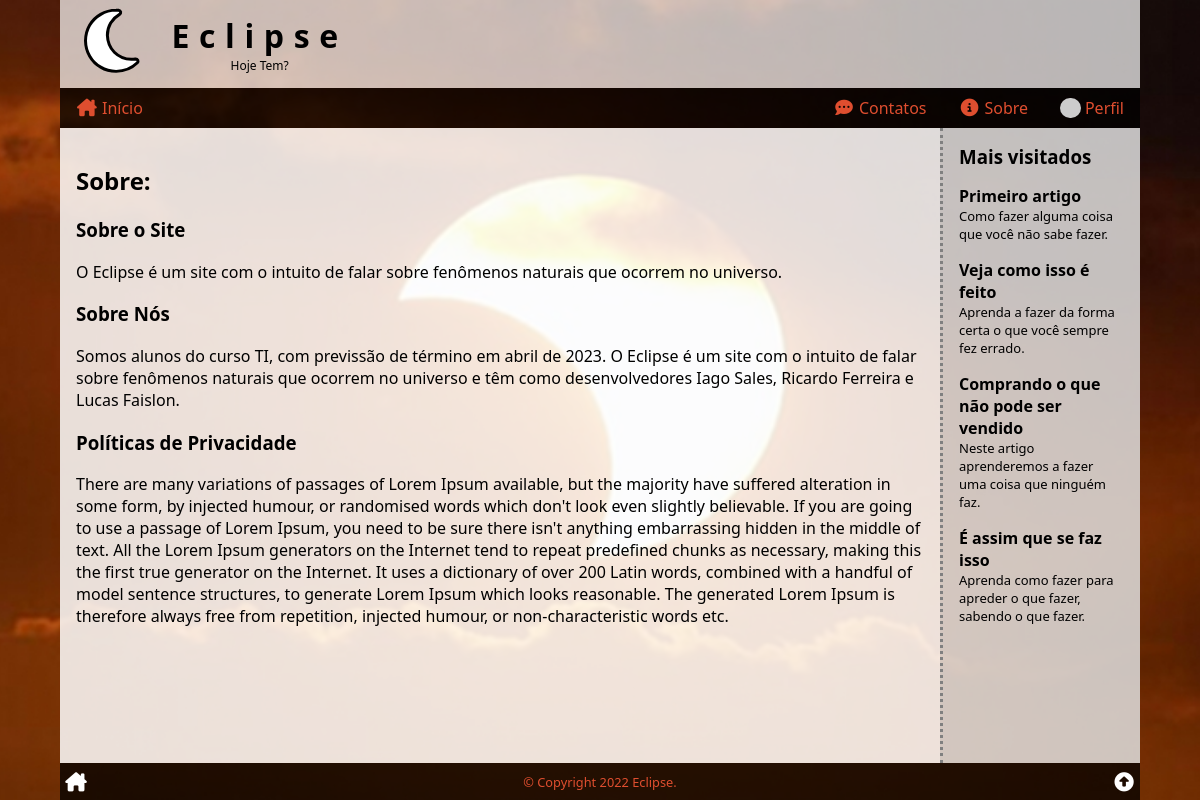
Before: /sobre/index.php (signed in) with the older database file.
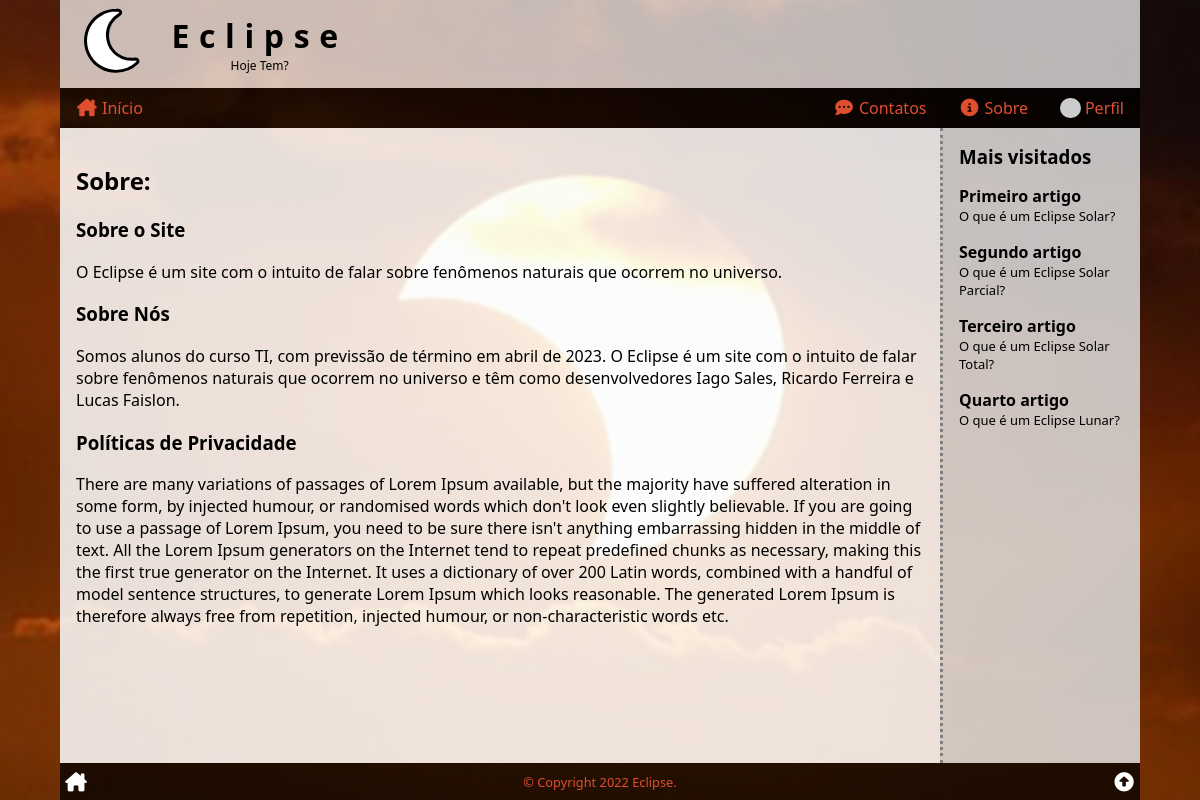
After: the same page with the newer database file.
### tables this page shows
CREATE TABLE articles (
    art_id INT PRIMARY KEY AUTO_INCREMENT,
    art_title VARCHAR(127),
    art_intro VARCHAR(255),
    art_thumb VARCHAR(255),
    art_content TEXT,
    art_author INT,
    art_date TIMESTAMP DEFAULT CURRENT_TIMESTAMP,
    art_views int default '0',
    art_status ENUM('on', 'off', 'deleted') DEFAULT 'on',
    FOREIGN KEY (art_author) REFERENCES users (user_id)
);

### _config.php (the view, shortened to what this page needs)
<?php
$db = array(
    'hostname' => 'localhost',
    'username' => 'root',
    'password' => '',
    'database' => 'vitugo'
);
$conn = new mysqli($db['hostname'], $db['username'], $db['password'], $db['database']);
$conn->query("SET NAMES 'utf8'");
$conn->query('SET character_set_connection=utf8');
$conn->query('SET character_set_client=utf8');
$conn->query('SET character_set_results=utf8');
$conn->query('SET GLOBAL lc_time_names = pt_BR');
$conn->query('SET lc_time_names = pt_BR');
function mostViewed($num = 4)
{
    global $conn;
    $sql = <<<SQL
SELECT art_id, art_title, art_intro
FROM articles
WHERE art_status = 'on'
	AND art_date <= NOW()
ORDER BY art_views DESC
LIMIT {$num};
SQL;
    $res = $conn->query($sql);
    $out = '';
    if ($res->num_rows > 0) :
        while ($art = $res->fetch_assoc()) :
            $out .= <<<HTML
<div class="side-art-box" onclick="location.href='/ler/?id={$art['art_id']}'">
    <div class="side-art-title">{$art['art_title']}</div>
    <div class="side-art-intro">{$art['art_intro']}</div>
</div>
HTML;
        endwhile;
    else :
        $out = false;
    endif;
    return $out;
}

Changed rows visible on the page:
changed articles "Primeiro artigo": art_intro "Como fazer alguma coisa que você não sabe fazer." → "O que é um Eclipse Solar?"
changed articles: art_title "Veja como isso é feito" → "Segundo artigo"; art_intro "Aprenda a fazer da forma certa o que você sempre fez errado." → "O que é um Eclipse Solar Parcial?"
changed articles: art_title "Comprando o que não pode ser vendido" → "Terceiro artigo"; art_intro "Neste artigo aprenderemos a fazer uma coisa que ninguém faz." → "O que é um Eclipse Solar Total?"
changed articles: art_title "É assim que se faz isso" → "Quarto artigo"; art_intro "Aprenda como fazer para apreder o que fazer, sabendo o que fazer." → "O que é um Eclipse Lunar?"
